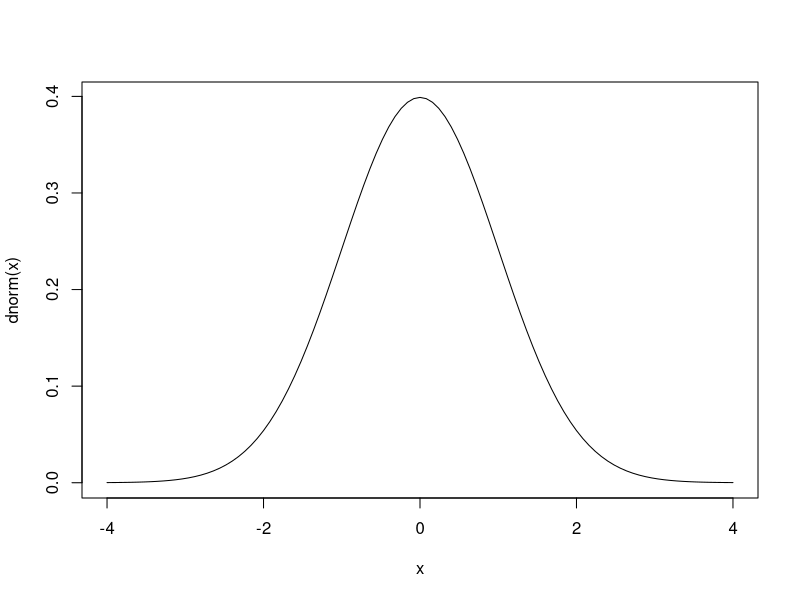
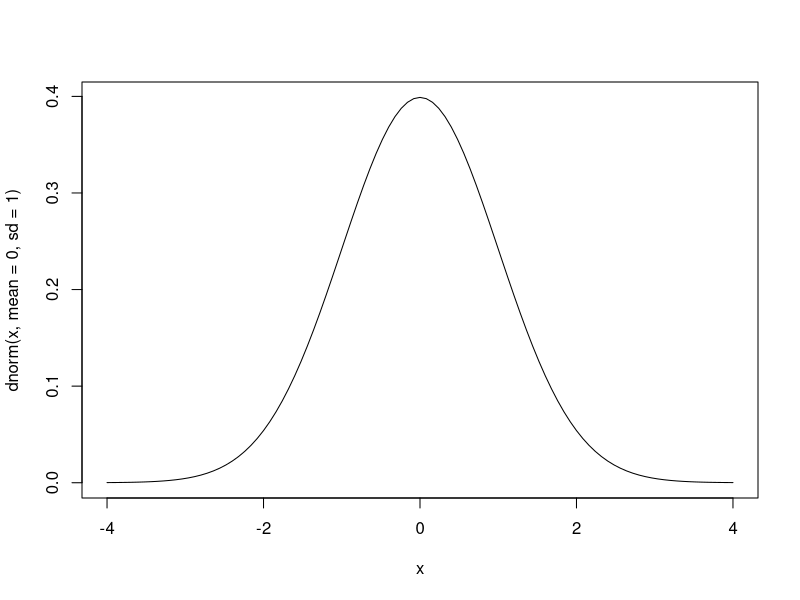
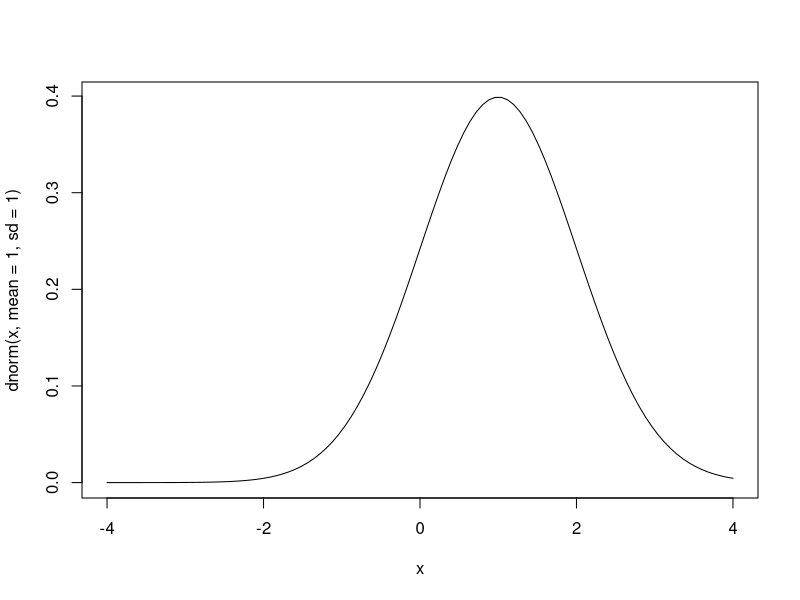
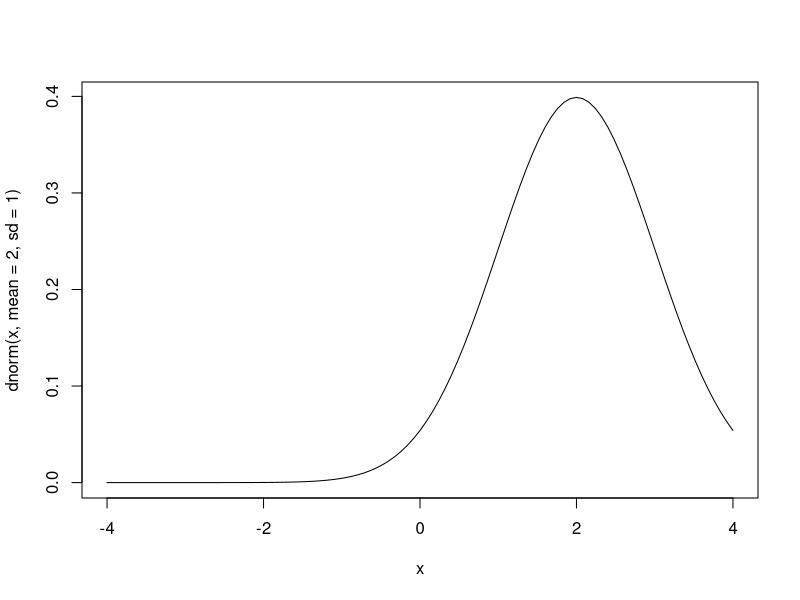
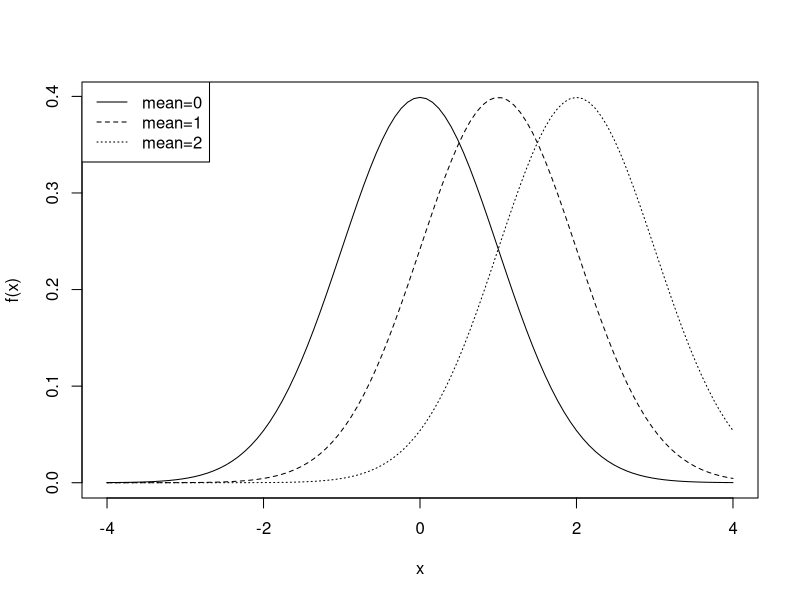
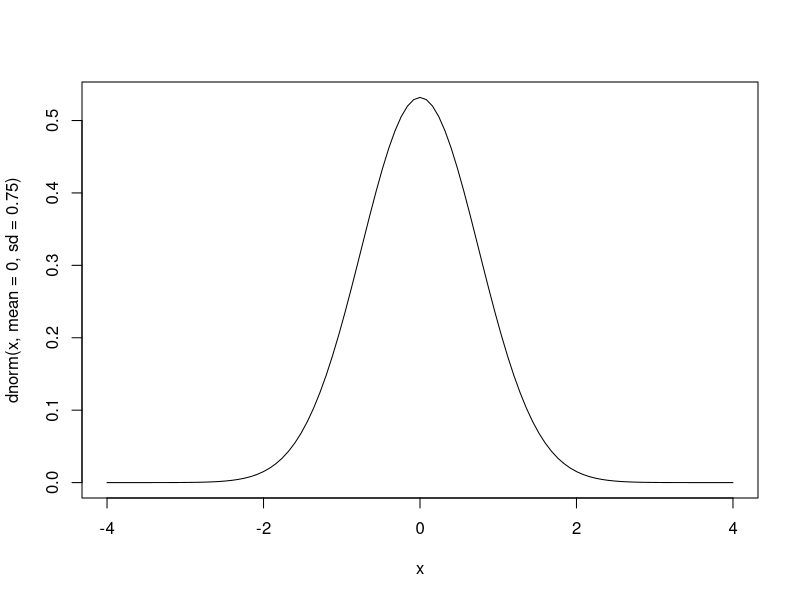
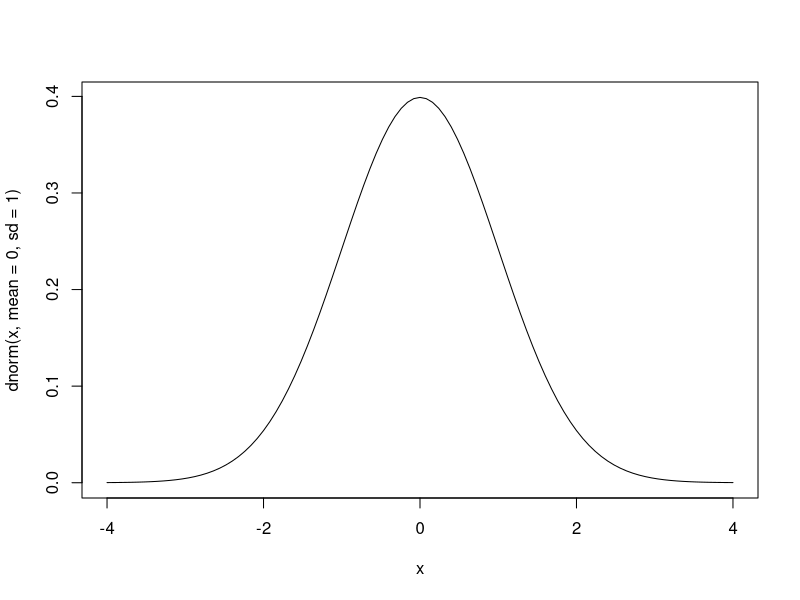
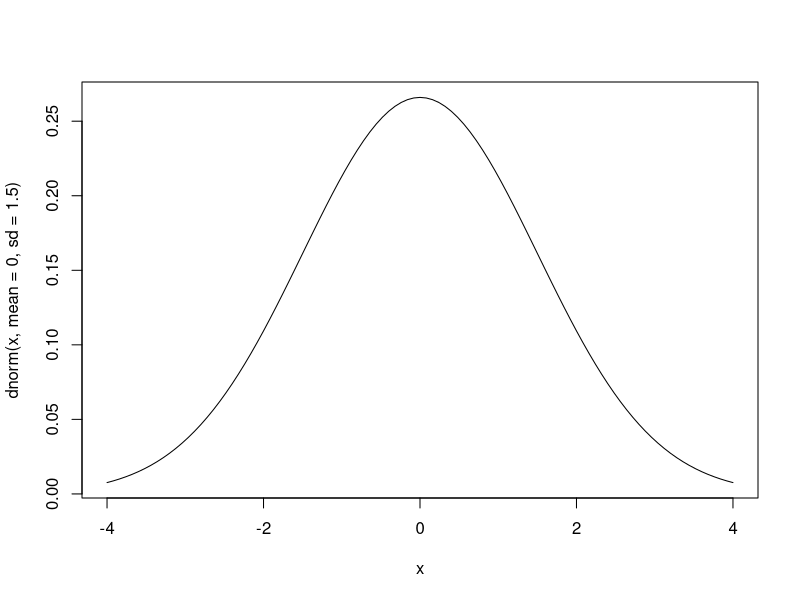

Source code (R) for these figures, in order:
# このRコードは
# 浜田2020『その問題，やっぱり数理モデルが解決します』ベレ出版
# の計算を再現するためのコードです．

library("ggplot2")
library("MASS")

##　2章 #####################

# p.44
curve(dnorm(x),-4,4)

# p.47-48　
#　本文内の図はMathematicaで作成したので見た目が異なります

# 1つずつplot
curve(dnorm(x,mean=0,sd=1),-4,4)
curve(dnorm(x,mean=1,sd=1),-4,4)
curve(dnorm(x,mean=2,sd=1),-4,4)

# 重ねてplot
#　本文内の図はMathematicaで作成したので見た目が異なります
curve(dnorm(x,0,1),-4,4,lty=1,ylab="f(x)")
curve(dnorm(x,1,1),-4,4,lty=2,add=TRUE,ylab="")
curve(dnorm(x,2,1),-4,4,lty=3,add=TRUE,ylab="")
legend("topleft",legend=c("mean=0","mean=1","mean=2"),lty=c(1,2,3))



# p.50

curve(dnorm(x,mean=0,sd=0.75),-4,4)
curve(dnorm(x,mean=0,sd=1),-4,4)
curve(dnorm(x,mean=0,sd=1.5),-4,4)


# 重ねてplot
#　本文内の図はMathematicaで作成したので見た目が異なります
curve(dnorm(x,0,0.75),-4,4,lty=1,ylab="f(x)")
curve(dnorm(x,0,1),-4,4,lty=2,add=TRUE,ylab="")
curve(dnorm(x,0,1.5),-4,4,lty=3,add=TRUE,ylab="")
legend("topleft",legend=c("sd=0.75","sd=1","sd=1.5"),lty=c(1,2,3))

# 参考．ggplot2パッケージを使った例

x <- seq(-4,5,0.1)
m0 <- dnorm(x,0,1)
m1 <- dnorm(x,1,1)
data <- data.frame(x=x,y1=m0,y2=m1)
ggplot(data,aes(x))+
	geom_line(aes(y=y1))+ 
	geom_line(aes(y=y2),linetype="dashed")



##　3章 #####################

# p.61
f <- function(x){dnorm(x,mean=0,sd=0.1)}
integrate(f, 0, 0.15)

# p.66
integrate(f, -0.15, 0.15)

# p.67
integrate(f, -0.4, 0.4)


# p.69 花京院分布
f <- function(x){exp(-(log(x)^2))}
curve(f(x),0,10,lty=1,ylab="f(x)")

# 面積の計算
integrate(f, 0, 10)



##　9章 #####################

x=c(1,2,3,4)
y=c(3,5,6,4)

# p.202-203 OLS推定値の計算

# b^ の分子
sum((x-mean(x))*(y-mean(y)))

# b^ の分母
sum((x-mean(x))^2)

# b^
b=sum((x-mean(x))*(y-mean(y)))/sum((x-mean(x))^2)
b

# a^
a=mean(y)-b*mean(x)
a




##　10章 #####################

# 2集団の合併（混合分布のpdf） 
f <- function(x){0.5*dnorm(x,1,1)+0.5*dnorm(x,5,1)}
curve(f(x),-2,8,lty=1,ylab="f(x)")

# 2集団の合併
x=rnorm(1000,1,1)
y=rnorm(1000,5,1)
z=c(x,y)#2集団を合併
hist(z,breaks =15,probability = T)
curve(f(x),-2,8,lty=1,add=T, ylab="f(x)")

# 2集団の和の分布，X~N(1,1), Y~N(5,1), X+Yの分布
x=rnorm(1000,1,1)
y=rnorm(1000,5,1)
z=x+y #実現値を足す
hist(z,breaks =15,probability = T)
curve(dnorm(x,6,1),1,11,lty=3,add=TRUE,ylab="",xlab ="")



##　11章 #####################

# 乱数を使っているので本文とは異なる結果が出ます
# 繰り返し計算すると, 本文で示した例と同様の例が出力されます

n <- 1000
data1<-data.frame(x1=rnorm(n),x2=rnorm(n),
									x3=rnorm(n),x4=rnorm(n),
									x5=rnorm(n),x6=rnorm(n),
									x7=rnorm(n),x8=rnorm(n),
									x9=rnorm(n),x10=rnorm(n),y=rnorm(n))

out<-lm(y~x1+x2+x3+x4+x5+x6+x7+x8+x9+x10,data=data1) #OLS推定
summary(out)#結果出力



##　12章 #####################
# p.253--p.255
# 乱数を使っているので本文とは多少異なる結果が出ます
# 売上y＝b1*x店員数＋b2*z他店の売り上げ＋U

omitted<-function(n,sd,r,b1,b2){
	mu  <- c(0,0)  #平均ベクトルの定義
	cov <- matrix(c(1, r, r, 1), 2, 2)#分散共分散行列の定義
	exv<-mvrnorm(n, mu, cov)#説明変数用数n個を生成
	u<-rnorm(n, mean = 0, sd)#攪乱項の生成
	y<- b1*exv[,1]+ b2*exv[,2]+u #真関数によるデータ生成
	data1<-data.frame(x=exv[,1],z=exv[,2],y)#data.frameを使って人工データを定義
	out1<-lm(y~x,data=data1)#zが欠落した推定
	out2<-lm(y~x+z,data=data1)#欠落変数がない推定
	print(summary(out1))#分析結果の出力
	print(summary(out2))
	print(cor(exv[,1],exv[,2]))#相関係数確認
}

#omitted(n,sd,r,b1,b2)
omitted(1000,1,0.8,0.5,-2)
